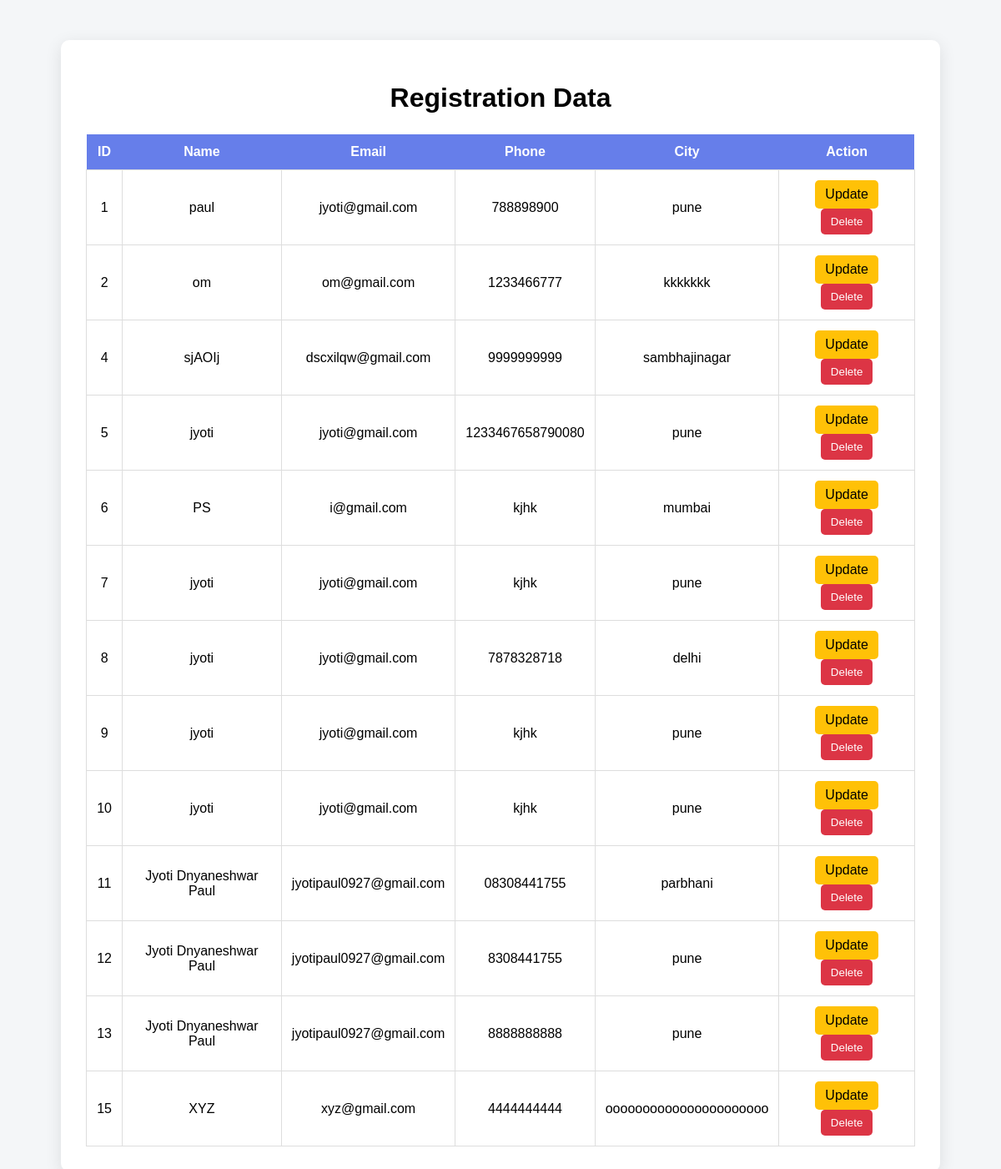
The app's page /data/ with its own data.
### registration/models.py (models this page shows)
class Registration(models.Model):
    name = models.CharField(max_length=100)
    email = models.EmailField()
    phone = models.CharField(max_length=15)
    city = models.CharField(max_length=100)

### registration/views.py (the view)
# urls.py: path('data/', views.registration_list, name='registration_list'),
def registration_list(request):
    registrations = Registration.objects.all()
    return render(
        request,
        "registration_list.html",
        {"registrations": registrations}
    )

### templates/registration_list.html (shortened to what this page needs)
<!DOCTYPE html>
<html>
<head>
</head>
<body>
<div class="container">
    <h1>Registration Data</h1>
    <table>
        <tr>
            <th>ID</th>
            <th>Name</th>
            <th>Email</th>
            <th>Phone</th>
            <th>City</th>
            <th>Action</th>
        </tr>
        {% for registration in registrations %}
        <tr>
            <td>{{ registration.id }}</td>
            <td>{{ registration.name }}</td>
            <td>{{ registration.email }}</td>
            <td>{{ registration.phone }}</td>
            <td>{{ registration.city }}</td>
            <td>
                <a
                    href="{% url 'registration_update' registration.id %}"
                    class="update-btn"
                >
                    Update
                </a>
                <form
                    method="POST"
                    action="{% url 'registration_delete' registration.id %}"
                    style="display: inline;"
                >
                    <button
                        type="submit"
                        class="delete-btn"
                        onclick="return confirm('Are you sure you want to delete this record?');"
                    >
                        Delete
                    </button>
                </form>
            </td>
        </tr>
        {% empty %}
        <tr>
            <td colspan="6">
                No registration data found.
            </td>
        </tr>
        {% endfor %}
    </table>
</div>
</body>
</html>

### templates/registration_list.html (style rules this page uses)
body { font-family: Arial, sans-serif; background-color: #f4f6f8; padding: 40px; }
.container { width: 90%; margin: auto; background-color: white; padding: 30px; border-radius: 10px; box-shadow: 0 5px 20px rgba(0,0,0,0.1); }
h1 { text-align: center; margin-bottom: 25px; }
table { width: 100%; border-collapse: collapse; }
th { background-color: #667eea; color: white; padding: 12px; }
td { padding: 12px; text-align: center; border: 1px solid #ddd; }
.update-btn { background-color: #ffc107; color: black; padding: 8px 12px; text-decoration: none; border-radius: 5px; display: inline-block; }
.delete-btn { background-color: #dc3545; color: white; padding: 8px 12px; border: none; border-radius: 5px; cursor: pointer; }

### records on screen
Registration: id "1", name "paul", email "jyoti@gmail.com", phone "788898900", city "pune"
Registration: id "2", name "om", email "om@gmail.com", phone "1233466777", city "kkkkkkk"
Registration: id "4", name "sjAOIj", email "dscxilqw@gmail.com", phone "9999999999", city "sambhajinagar"
Registration: id "5", name "jyoti", email "jyoti@gmail.com", phone "1233467658790080", city "pune"
Registration: id "6", name "PS", email "i@gmail.com", phone "kjhk", city "mumbai"
Registration: id "7", name "jyoti", email "jyoti@gmail.com", phone "kjhk", city "pune"
Registration: id "8", name "jyoti", email "jyoti@gmail.com", phone "7878328718", city "delhi"
Registration: id "9", name "jyoti", email "jyoti@gmail.com", phone "kjhk", city "pune"
Registration: id "10", name "jyoti", email "jyoti@gmail.com", phone "kjhk", city "pune"
Registration: id "11", name "Jyoti Dnyaneshwar Paul", email "jyotipaul0927@gmail.com", phone "08308441755", city "parbhani"
Registration: id "12", name "Jyoti Dnyaneshwar Paul", email "jyotipaul0927@gmail.com", phone "8308441755", city "pune"
Registration: id "13", name "Jyoti Dnyaneshwar Paul", email "jyotipaul0927@gmail.com", phone "8888888888", city "pune"
Registration: id "15", name "XYZ", email "xyz@gmail.com", phone "4444444444", city "oooooooooooooooooooooo"
